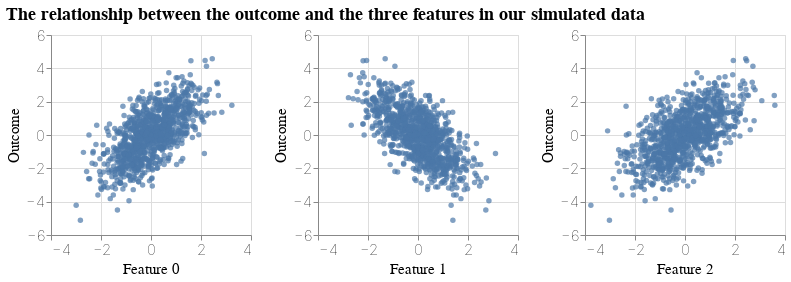

The notebook cell this image was saved under:
### Code cell
data = pd.DataFrame({'Feature 0': X[:, 0], 'Feature 1': X[:, 1], 'Feature 2': X[:, 2], 'Outcome': Y.squeeze()})
alt.Chart(data).mark_point(filled=True).encode(
    x=alt.X(alt.repeat('column'), type='quantitative', scale=alt.Scale(domain=[-4, 4])),
    y=alt.Y('Outcome:Q', scale=alt.Scale(domain=[-6, 6]))
).properties(
    height=200,
    width=200
).repeat(
    column=['Feature 0', 'Feature 1', 'Feature 2']
).properties(
    title='The relationship between the outcome and the three features in our simulated data'
).configure_axis(
    labelFontSize=15,
    labelFontWeight=alt.FontWeight('lighter'),
    titleFontSize=15,
    titleFontWeight=alt.FontWeight('normal')
).configure_title(
    fontSize=18
)

### Figure 1 — Vega-Lite specification as saved in the notebook (floating-point values rounded to 4 significant figures; data arrays with more than 128 entries replaced by an {"elided": "..."} marker saying what was removed)
{"config": {"view": {"continuousWidth": 400, "continuousHeight": 300}, "axis": {"labelFontSize": 15, "labelFontWeight": "lighter", "titleFontSize": 15, "titleFontWeight": "normal"}, "title": {"fontSize": 18}}, "repeat": {"column": ["Feature 0", "Feature 1", "Feature 2"]}, "spec": {"data": {"name": "data-765c1573a040c6c714cb7b5319fb2afe"}, "mark": {"type": "point", "filled": true}, "encoding": {"x": {"type": "quantitative", "field": {"repeat": "column"}, "scale": {"domain": [-4, 4]}}, "y": {"type": "quantitative", "field": "Outcome", "scale": {"domain": [-6, 6]}}}, "height": 200, "width": 200}, "title": "The relationship between the outcome and the three features in our simulated data", "$schema": "https://vega.github.io/schema/vega-lite/v4.8.1.json", "datasets": {"data-765c1573a040c6c714cb7b5319fb2afe": {"elided": "1000 records"}}}
